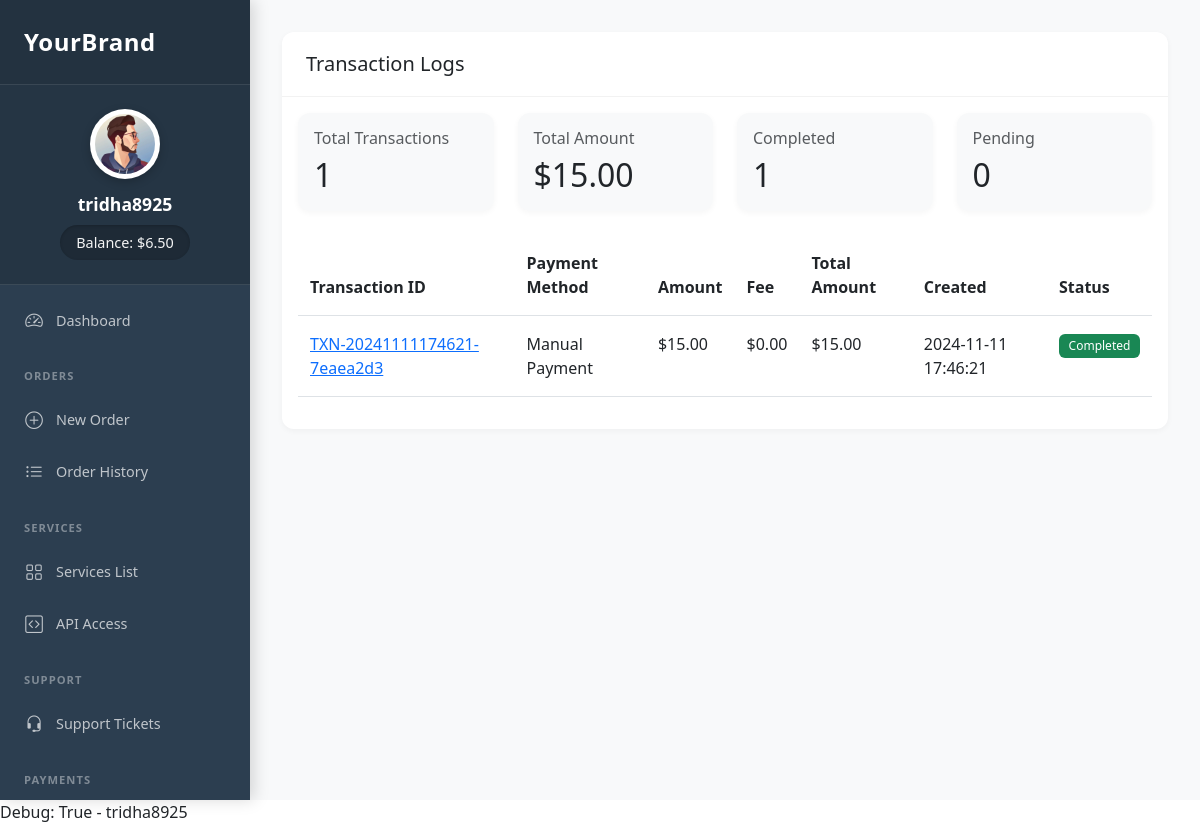
The app's page /dashboard/transaction-logs/ (signed in) with its own data.
### authentication/models.py (models this page shows, shortened)
class User(AbstractUser):
    phone_number = models.CharField(max_length=15, blank=True, null=True)
    profile_picture = models.ImageField(upload_to='profile_pictures/', null=True, blank=True)
    balance = models.DecimalField(max_digits=10, decimal_places=2, default=0.00)
    timezone = models.CharField(max_length=50, default='UTC')
    phone = models.CharField(max_length=20, blank=True, null=True)
    address = models.TextField(blank=True, null=True)
    city = models.CharField(max_length=100, blank=True, null=True)
    website = models.URLField(max_length=200, blank=True, null=True)
    skype = models.CharField(max_length=50, blank=True, null=True)
    whatsapp = models.CharField(max_length=20, blank=True, null=True)
    api_key = models.CharField(max_length=64, unique=True, blank=True, null=True)

### user_dashboard/models.py (models this page shows, shortened)
class Transaction(models.Model):
    STATUS_CHOICES = [
        ('waiting', 'Waiting'),
        ('completed', 'Completed'),
        ('failed', 'Failed'),
        ('refunded', 'Refunded')
    ]
    user = models.ForeignKey(
        User,
        on_delete=models.CASCADE,
        related_name='user_transactions'
    )
    transaction_id = models.CharField(
        max_length=100,
        unique=True,
        null=True,
        blank=True
    )
    amount = models.DecimalField(max_digits=10, decimal_places=2)
    fee = models.DecimalField(max_digits=10, decimal_places=2, default=Decimal('0.00'))
    total_amount = models.DecimalField(max_digits=10, decimal_places=2)
    payment_method = models.CharField(max_length=50)
    status = models.CharField(max_length=20, choices=STATUS_CHOICES, default='waiting')
    created = models.DateTimeField(auto_now_add=True)
    updated = models.DateTimeField(auto_now=True)
    description = models.TextField(null=True, blank=True)
    class Meta:
        ordering = ['-created']
        db_table = 'transactions'

### user_dashboard/views.py (the view)
# urls.py: path('transaction-logs/', views.transaction_logs, name='transaction_logs'),
@login_required
def transaction_logs(request):
    transactions = Transaction.objects.filter(user=request.user).order_by('-created')
    paginator = Paginator(transactions, 10)  # Show 10 transactions per page
    page_number = request.GET.get('page')
    transactions_page = paginator.get_page(page_number)
    context = {
        'active_tab': 'transactions',
        'transactions': transactions_page,
        'total_transactions': transactions.count(),
        'total_amount': sum(t.total_amount for t in transactions),
        'completed_transactions': transactions.filter(status='completed').count(),
        'pending_transactions': transactions.filter(status='waiting').count()
    }
    return render(request, 'user_dashboard/transaction_logs.html', context)

### templates/user_dashboard/transaction_logs.html (shortened to what this page needs)
{% extends 'user_dashboard/base_dashboard.html' %}
{% block dashboard_content %}
<div class="card">
    <div class="card-header">
        <h5 class="mb-0">Transaction Logs</h5>
    </div>
    <div class="card-body">
        <div class="row g-4 mb-4">
            <div class="col-md-3">
                <div class="card bg-light">
                    <div class="card-body">
                        <h6 class="text-muted">Total Transactions</h6>
                        <h2 class="mb-0">{{ total_transactions }}</h2>
                    </div>
                </div>
            </div>
            <div class="col-md-3">
                <div class="card bg-light">
                    <div class="card-body">
                        <h6 class="text-muted">Total Amount</h6>
                        <h2 class="mb-0">${{ total_amount|floatformat:2 }}</h2>
                    </div>
                </div>
            </div>
            <div class="col-md-3">
                <div class="card bg-light">
                    <div class="card-body">
                        <h6 class="text-muted">Completed</h6>
                        <h2 class="mb-0">{{ completed_transactions }}</h2>
                    </div>
                </div>
            </div>
            <div class="col-md-3">
                <div class="card bg-light">
                    <div class="card-body">
                        <h6 class="text-muted">Pending</h6>
                        <h2 class="mb-0">{{ pending_transactions }}</h2>
                    </div>
                </div>
            </div>
        </div>
        <div class="table-responsive">
            <table class="table">
                <thead>
                    <tr>
                        <th>Transaction ID</th>
                        <th>Payment Method</th>
                        <th>Amount</th>
                        <th>Fee</th>
                        <th>Total Amount</th>
                        <th>Created</th>
                        <th>Status</th>
                    </tr>
                </thead>
                <tbody>
                    {% for transaction in transactions %}
                    <tr>
                        <td>
                            <a href="{% url 'transaction_detail' transaction.transaction_id %}">
                                {{ transaction.transaction_id }}
                            </a>
                        </td>
                        <td>{{ transaction.payment_method }}</td>
                        <td>${{ transaction.amount|floatformat:2 }}</td>
                        <td>${{ transaction.fee|floatformat:2 }}</td>
                        <td>${{ transaction.total_amount|floatformat:2 }}</td>
                        <td>{{ transaction.created|date:"Y-m-d H:i:s" }}</td>
                        <td>
                            {% if transaction.status == 'completed' %}
                                <span class="badge bg-success">Completed</span>
                            {% elif transaction.status == 'waiting' %}
                                <span class="badge bg-warning">Waiting for buyer funds...</span>
                            {% elif transaction.status == 'failed' %}
                                <span class="badge bg-danger">Failed</span>
                            {% elif transaction.status == 'refunded' %}
                                <span class="badge bg-info">Refunded</span>
                            {% endif %}
                        </td>
                    </tr>
                    {% empty %}
                    <tr>
                        <td colspan="7" class="text-center">No transactions found</td>
                    </tr>
                    {% endfor %}
                </tbody>
            </table>
        </div>
    </div>
</div>
{% endblock %}

### templates/user_dashboard/base_dashboard.html (shortened to what this page needs)
{% extends 'base.html' %}
{% load static %}
{% block content %}
<link rel="stylesheet" href="https://cdn.jsdelivr.net/npm/bootstrap-icons@1.11.1/font/bootstrap-icons.css">
<div id="wrapper">
    <nav id="sidebar">
        <div class="sidebar-header">
            <a href="{% url 'user_dashboard' %}" class="sidebar-brand">
                YourBrand
            </a>
        </div>
        <div class="user-profile">
            {% if user.profile_picture and user.profile_picture.url %}
                <img src="{{ user.profile_picture.url }}" class="profile-img" alt="{{ user.username }}">
            {% else %}
                <img src="{% static 'images/default-avatar.png' %}" class="profile-img" alt="{{ user.username }}">
            {% endif %}
            <div class="username">{{ user.username }}</div>
            <div class="balance">Balance: ${{ user.balance|default:"0.00" }}</div>
        </div>
        <div class="nav-menu">
            <a href="{% url 'user_dashboard' %}" class="nav-link {% if active_tab == 'dashboard' %}active{% endif %}">
                <i class="bi bi-speedometer2"></i>
                <span>Dashboard</span>
            </a>
            <div class="nav-section">ORDERS</div>
            <a href="{% url 'new_order' %}" class="nav-link {% if active_tab == 'new_order' %}active{% endif %}">
                <i class="bi bi-plus-circle"></i>
                <span>New Order</span>
            </a>
            <a href="{% url 'order_log' %}" class="nav-link {% if active_tab == 'order_history' %}active{% endif %}">
                <i class="bi bi-list-ul"></i>
                <span>Order History</span>
            </a>
            <div class="nav-section">SERVICES</div>
            <a href="{% url 'services' %}" class="nav-link {% if active_tab == 'services' %}active{% endif %}">
                <i class="bi bi-grid"></i>
                <span>Services List</span>
            </a>
            <a href="{% url 'api_documentation' %}" class="nav-link {% if active_tab == 'api' %}active{% endif %}">
                <i class="bi bi-code-square"></i>
                <span>API Access</span>
            </a>
            <div class="nav-section">SUPPORT</div>
            <a href="{% url 'ticket_list' %}" class="nav-link {% if active_tab == 'support' %}active{% endif %}">
                <i class="bi bi-headset"></i>
                <span>Support Tickets</span>
            </a>
            <div class="nav-section">PAYMENTS</div>
        </div>
    </nav>
    <div id="content">
        {% block dashboard_content %}{% endblock %}
    </div>
</div>
{% endblock %}

### templates/base.html (shortened to what this page needs)
<!DOCTYPE html>
<html lang="en">
   <head>
      <link href="https://cdn.jsdelivr.net/npm/bootstrap@5.3.0/dist/css/bootstrap.min.css" rel="stylesheet" />
   </head>
   <body>
      <div class="main-content">
          {% block content %}{% endblock %}
      </div>
      <div class="container">
         Debug: {{ user.is_authenticated }} - {{ user.username }}
      </div>
   </body>
</html>

### templates/base.html (style rules this page uses)
body { display: flex; flex-direction: column; min-height: 100vh; overflow-x: hidden; }
.main-content { flex: 1; }
.container { max-width: 100% !important; padding: 0 !important; margin: 0 !important; }

### templates/user_dashboard/base_dashboard.html (style rules this page uses)
.container { max-width: none !important; padding: 0 !important; margin: 0 !important; }
.main-content { padding: 0 !important; }
#wrapper { display: flex; min-height: 100vh; background: #f8f9fa; }
#sidebar { width: var(--sidebar-width); background: #2c3e50; min-height: 100vh; position: fixed; transition: all 0.3s; box-shadow: 4px 0 15px rgba(0,0,0,0.15); overflow-y: auto; height: 100vh; }
.sidebar-header { padding: 1.5rem; background: rgba(0,0,0,0.2); border-bottom: 1px solid rgba(255,255,255,0.1); }
.sidebar-brand { color: #fff; font-size: 1.5rem; font-weight: 600; text-decoration: none; letter-spacing: 0.5px; }
.user-profile { padding: 1.5rem 1rem; text-align: center; background: rgba(0,0,0,0.15); border-bottom: 1px solid rgba(255,255,255,0.1); }
.profile-img { width: 70px; height: 70px; border-radius: 50%; margin-bottom: 0.75rem; border: 3px solid rgba(255,255,255,0.15); padding: 2px; background: white; box-shadow: 0 3px 10px rgba(0,0,0,0.2); }
.username { color: #fff; font-size: 1.1rem; font-weight: 600; margin-bottom: 0.5rem; }
.balance { color: rgba(255,255,255,0.95); background: rgba(0,0,0,0.2); padding: 0.4rem 1rem; border-radius: 20px; font-size: 0.9rem; display: inline-block; box-shadow: inset 0 1px 3px rgba(0,0,0,0.2); }
.nav-menu { padding: 0.5rem 0; }
.nav-section { color: rgba(255,255,255,0.4); font-size: 0.7rem; padding: 1.25rem 1.5rem 0.5rem; text-transform: uppercase; letter-spacing: 1px; font-weight: 600; }
.nav-link { color: rgba(255,255,255,0.7); padding: 0.7rem 1.5rem; display: flex; align-items: center; text-decoration: none; transition: all 0.2s; margin: 0.2rem 0.8rem 0.2rem 0; border-radius: 0 25px 25px 0; font-size: 0.9rem; white-space: nowrap; }
.nav-link i { font-size: 1.1rem; margin-right: 0.75rem; width: 20px; text-align: center; flex-shrink: 0; }
#content { margin-left: var(--sidebar-width); width: calc(100% - var(--sidebar-width)); min-height: 100vh; padding: 2rem; background: #f8f9fa; }
.card { background: #fff; border: none; border-radius: 12px; box-shadow: 0 2px 12px rgba(0,0,0,0.04); transition: transform 0.2s, box-shadow 0.2s; }
.card-header { background: none; padding: 1.25rem 1.5rem; border-bottom: 1px solid rgba(0,0,0,0.05); }
:root { --sidebar-width: 250px; }
.table > :not(caption) > * > * { padding: 1rem 0.75rem; }
.table > thead { background-color: #f8f9fa; }
.badge { padding: 0.5em 0.8em; font-weight: 500; }

### templates/user_dashboard/transaction_logs.html (style rules this page uses)
.badge { padding: 0.5em 0.8em; font-weight: 500; }
.table > :not(caption) > * > * { padding: 1rem 0.75rem; }
.card { box-shadow: 0 2px 6px rgba(0,0,0,0.04); transition: transform 0.2s, box-shadow 0.2s; }

### records on screen
User: username "tridha8925", balance "6.50", is_authenticated "True"
Transaction: status "Completed"

### other values on screen
{{ total_transactions }} "1"
{{ total_amount|floatformat:2 }} "15.00"
{{ completed_transactions }} "1"
{{ pending_transactions }} "0"
